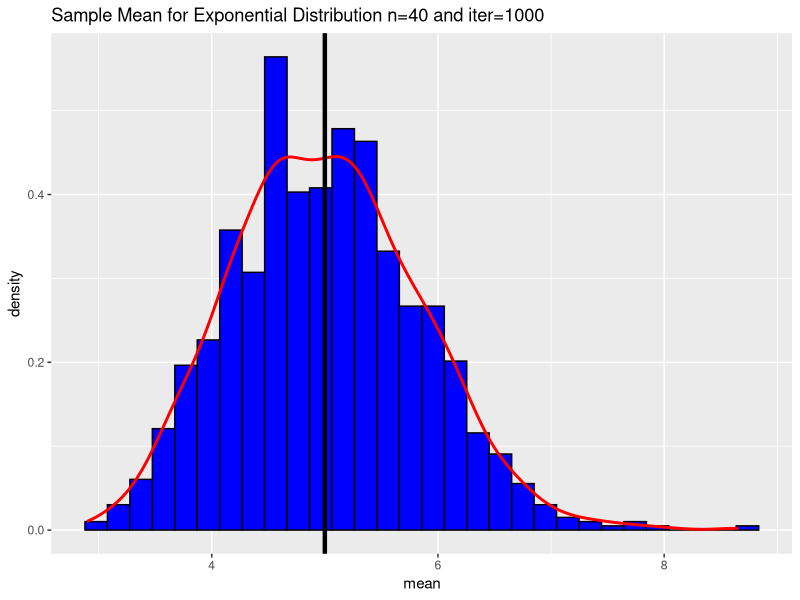
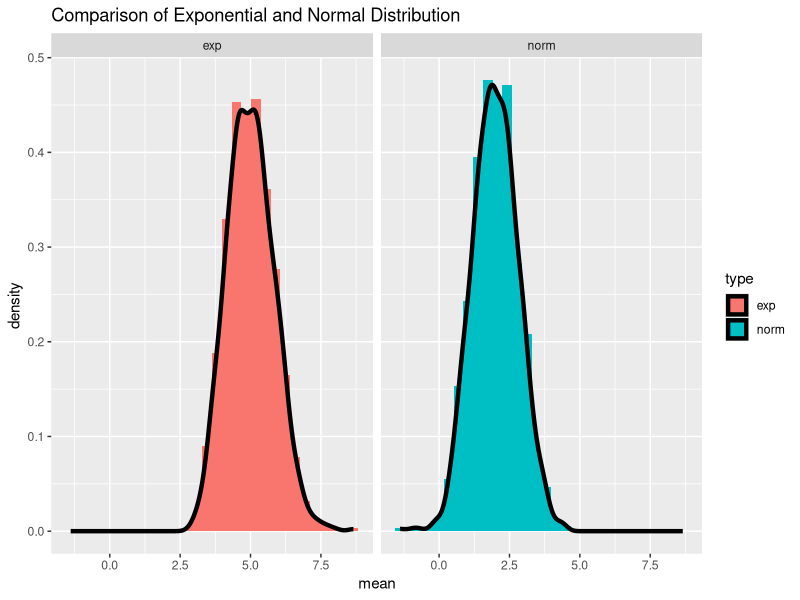

Generate these figures, in order, with R:
## ---- chunk 1
library(ggplot2)
## ---- chunk 2
mns <- sapply(1:1000,function(x) mean(rexp(40,rate=0.2)))
## ---- chunk 3
#Sample mean is given by
mean(mns)
## ---- chunk 4
#standard error for the samples
sd(mns)
## ---- chunk 5
ggplot(data.frame(x=mns), aes(x)) + geom_histogram(color="black",fill="blue", aes(y=..density..)) + 
geom_density(color="red",size=1) + geom_vline(xintercept=5.0, size=1.5) + 
labs(x="mean",y="density", title="Sample Mean for Exponential Distribution n=40 and iter=1000")
## ---- chunk 6
norm_mns <- sapply(1:1000, function(x) mean(rnorm(40,mean=2.0,sd=0.8*sqrt(40))))
labels <- c(rep('exp',1000), rep('norm', 1000))
mydf <- data.frame(type=labels, means = c(mns,norm_mns))
ggplot(mydf,aes(means,fill=type,y=..density..)) + geom_histogram() + geom_density(size=1.5) + 
facet_grid(.~type) + 
labs(x="mean",y="density",title="Comparison of Exponential and Normal Distribution")
